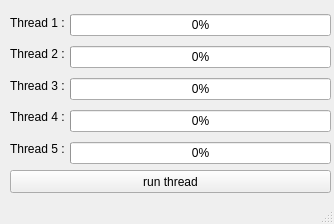
<?xml version="1.0" encoding="UTF-8"?>
<ui version="4.0">
 <class>MainWindow</class>
 <widget class="QMainWindow" name="MainWindow">
  <property name="geometry">
   <rect>
    <x>0</x>
    <y>0</y>
    <width>334</width>
    <height>224</height>
   </rect>
  </property>
  <property name="windowTitle">
   <string>MainWindow</string>
  </property>
  <widget class="QWidget" name="centralwidget">
   <widget class="QWidget" name="verticalLayoutWidget">
    <property name="geometry">
     <rect>
      <x>70</x>
      <y>10</y>
      <width>261</width>
      <height>161</height>
     </rect>
    </property>
    <layout class="QVBoxLayout" name="verticalLayout">
     <item>
      <widget class="QProgressBar" name="progressBar">
       <property name="value">
        <number>0</number>
       </property>
      </widget>
     </item>
     <item>
      <widget class="QProgressBar" name="progressBar_2">
       <property name="value">
        <number>0</number>
       </property>
      </widget>
     </item>
     <item>
      <widget class="QProgressBar" name="progressBar_5">
       <property name="value">
        <number>0</number>
       </property>
      </widget>
     </item>
     <item>
      <widget class="QProgressBar" name="progressBar_3">
       <property name="value">
        <number>0</number>
       </property>
      </widget>
     </item>
     <item>
      <widget class="QProgressBar" name="progressBar_4">
       <property name="value">
        <number>0</number>
       </property>
      </widget>
     </item>
    </layout>
   </widget>
   <widget class="QWidget" name="verticalLayoutWidget_2">
    <property name="geometry">
     <rect>
      <x>10</x>
      <y>10</y>
      <width>61</width>
      <height>151</height>
     </rect>
    </property>
    <layout class="QVBoxLayout" name="verticalLayout_2">
     <item>
      <widget class="QLabel" name="label_2">
       <property name="text">
        <string>Thread 1 :</string>
       </property>
      </widget>
     </item>
     <item>
      <widget class="QLabel" name="label_3">
       <property name="text">
        <string>Thread 2 :</string>
       </property>
      </widget>
     </item>
     <item>
      <widget class="QLabel" name="label_4">
       <property name="text">
        <string>Thread 3 :</string>
       </property>
      </widget>
     </item>
     <item>
      <widget class="QLabel" name="label_6">
       <property name="text">
        <string>Thread 4 :</string>
       </property>
      </widget>
     </item>
     <item>
      <widget class="QLabel" name="label_5">
       <property name="text">
        <string>Thread 5 :</string>
       </property>
      </widget>
     </item>
    </layout>
   </widget>
   <widget class="QPushButton" name="pushButton">
    <property name="geometry">
     <rect>
      <x>10</x>
      <y>170</y>
      <width>321</width>
      <height>23</height>
     </rect>
    </property>
    <property name="text">
     <string>run thread</string>
    </property>
   </widget>
  </widget>
  <widget class="QStatusBar" name="statusbar"/>
 </widget>
 <resources/>
 <connections/>
</ui>
